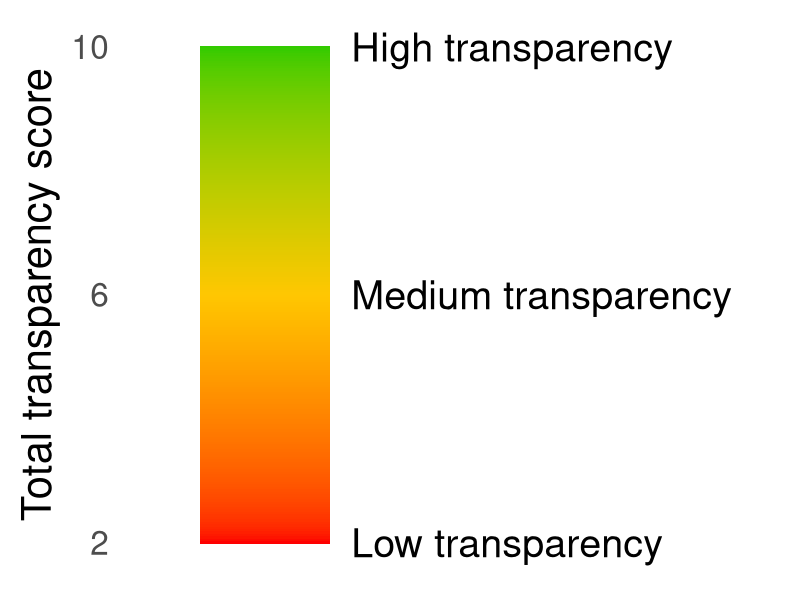

Recreate this plot in R.
## ---- chunk 1
#| echo: false
library(tidyverse)

scale_data = tibble(score = seq(2, 10, length.out = 200))

ggplot(scale_data, aes(x = 1, y = score, fill = score)) +
  geom_tile(width = 0.12) +  # thin bar
  scale_fill_gradientn(
    colours = c("#FE0000", "#FFC702", "#32CB00"),
    limits = c(2, 10)
  ) +
  scale_y_continuous(
    breaks = c(2, 6, 10),
    labels = c("2", "6", "10")
  ) +
  annotate("text", x = 1.08, y = 10, label = "High transparency", hjust = 0, size = 10) +
  annotate("text", x = 1.08, y = 6, label = "Medium transparency", hjust = 0, size = 10) +
  annotate("text", x = 1.08, y = 2, label = "Low transparency", hjust = 0, size = 10) +
  labs(
    x = NULL,
    y = "Total transparency score"
  ) +
  coord_cartesian(xlim = c(0.9, 1.45), clip = "off") +
  theme_minimal(base_size = 30) +
  theme(
    legend.position = "none",
    axis.text.x = element_blank(),
    axis.ticks.x = element_blank(),
    panel.grid = element_blank()
  )
